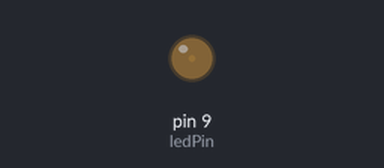
A sketch run on a simulated Arduino Uno, built with avr-gcc and run on an emulated ATmega328P. On the bench: output pins drawn as LEDs (lit = HIGH).

Above: at 0.05 s.
At 1.15 s:
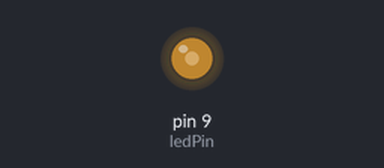
At 2.3 s:
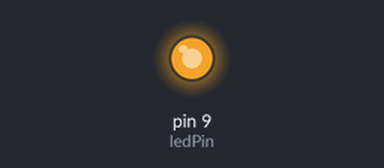
At 4.55 s:
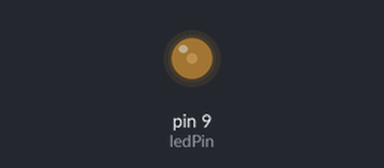
Timing chart, 0 to 6.6 s (numbered marks = the images above):
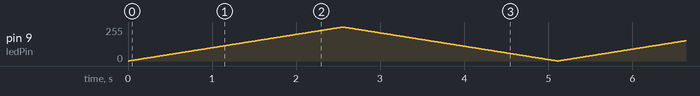

The sketch:

AnalogFade.ino
```cpp
/************************
 * This is a simple     *
 * analog fade based on *
 * the Making It Better *
 * section of the ARDX  *
 * CIRC-01              *
 ************************/

int ledPin = 9;
int increment = 1;
int level = 0;

void setup() {
  pinMode(ledPin, OUTPUT);
}

void loop () {
  analogWrite(ledPin, level);
  delay (10);

  level += increment;

  if(level == 255) increment = -1;
  if(level == 0) increment = 1;
}
```
